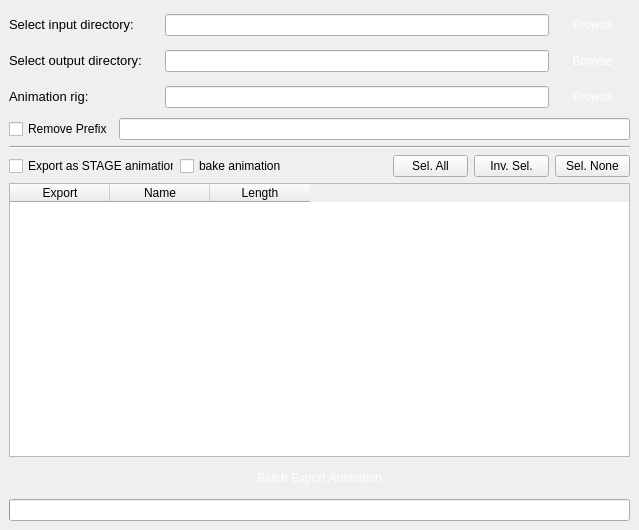
    <widget class="QWidget" name="animBatchTab">
     <attribute name="title">
      <string>AnimBatch</string>
     </attribute>
     <widget class="QWidget" name="layoutWidget">
      <property name="geometry">
       <rect>
        <x>9</x>
        <y>10</y>
        <width>621</width>
        <height>511</height>
       </rect>
      </property>
      <layout class="QVBoxLayout" name="verticalLayout">
       <property name="sizeConstraint">
        <enum>QLayout::SetDefaultConstraint</enum>
       </property>
       <item>
        <layout class="QVBoxLayout" name="animBatchVerticalLayout">
         <item>
          <layout class="QVBoxLayout" name="inOutRigVerticalLayout">
           <item>
            <layout class="QHBoxLayout" name="inDirHorizontalLayout">
             <item>
              <widget class="QLabel" name="inDirLabel">
               <property name="sizePolicy">
                <sizepolicy hsizetype="Fixed" vsizetype="Preferred">
                 <horstretch>0</horstretch>
                 <verstretch>0</verstretch>
                </sizepolicy>
               </property>
               <property name="minimumSize">
                <size>
                 <width>150</width>
                 <height>0</height>
                </size>
               </property>
               <property name="toolTip">
                <string>&lt;html&gt;&lt;head/&gt;&lt;body&gt;&lt;p&gt;The final path will be: &amp;lt;Output Base Path&amp;gt;/&amp;lt;Scene Name&amp;gt;/&lt;/p&gt;&lt;/body&gt;&lt;/html&gt;</string>
               </property>
               <property name="text">
                <string>&lt;html&gt;&lt;head/&gt;&lt;body&gt;&lt;p&gt;&lt;span style=&quot; font-size:10pt;&quot;&gt;Select input directory:&lt;/span&gt;&lt;/p&gt;&lt;/body&gt;&lt;/html&gt;</string>
               </property>
              </widget>
             </item>
             <item>
              <widget class="QLineEdit" name="inDirLineEdit"/>
             </item>
             <item>
              <widget class="QPushButton" name="browseInDirPushButton">
               <property name="sizePolicy">
                <sizepolicy hsizetype="Fixed" vsizetype="Fixed">
                 <horstretch>0</horstretch>
                 <verstretch>0</verstretch>
                </sizepolicy>
               </property>
               <property name="minimumSize">
                <size>
                 <width>75</width>
                 <height>30</height>
                </size>
               </property>
               <property name="styleSheet">
                <string notr="true">    QPushButton{
                                    color: white;
                                    border-radius: 4px;
                                    min-height: 30px;
                                    background-color: qlineargradient(x1: 0, y1: 0, x2: 0, y2: 1,
                                      stop: 0 #103050, stop: 1 #0d5ca6);
                                   }
    QPushButton:hover {
                                    color: white;
                                    background-color: qlineargradient(x1: 0, y1: 0, x2: 0, y2: 1,
                                      stop: 0 #13385d, stop: 1 #2570bb);
                                   }                                     
    QPushButton:pressed {
                                    color: white;
                                    background-color: qlineargradient(x1: 0, y1: 0, x2: 0, y2: 1,
                                      stop: 0 #0d5ca6, stop: 1 #2198c0);
                                   }  
    QPushButton:disabled{
                                    color: gray;
                                    background-color: qlineargradient(x1: 0, y1: 0, x2: 0, y2: 1,
                                      stop: 0 #616161, stop: 1 #292929);
                                   }</string>
               </property>
               <property name="text">
                <string>Browse</string>
               </property>
              </widget>
             </item>
            </layout>
           </item>
           <item>
            <layout class="QHBoxLayout" name="outDirHorizontalLayout">
             <item>
              <widget class="QLabel" name="outDirLabel">
               <property name="sizePolicy">
                <sizepolicy hsizetype="Fixed" vsizetype="Preferred">
                 <horstretch>0</horstretch>
                 <verstretch>0</verstretch>
                </sizepolicy>
               </property>
               <property name="minimumSize">
                <size>
                 <width>150</width>
                 <height>0</height>
                </size>
               </property>
               <property name="toolTip">
                <string>&lt;html&gt;&lt;head/&gt;&lt;body&gt;&lt;p&gt;The final path will be: &amp;lt;Output Base Path&amp;gt;/&amp;lt;Scene Name&amp;gt;/&lt;/p&gt;&lt;/body&gt;&lt;/html&gt;</string>
               </property>
               <property name="text">
                <string>&lt;!DOCTYPE HTML PUBLIC &quot;-//W3C//DTD HTML 4.0//EN&quot; &quot;http://www.w3.org/TR/REC-html40/strict.dtd&quot;&gt;
&lt;html&gt;&lt;head&gt;&lt;meta name=&quot;qrichtext&quot; content=&quot;1&quot; /&gt;&lt;style type=&quot;text/css&quot;&gt;
p, li { white-space: pre-wrap; }
&lt;/style&gt;&lt;/head&gt;&lt;body style=&quot; font-family:'MS Shell Dlg 2'; font-size:8.25pt; font-weight:400; font-style:normal;&quot;&gt;
&lt;p style=&quot; margin-top:0px; margin-bottom:0px; margin-left:0px; margin-right:0px; -qt-block-indent:0; text-indent:0px;&quot;&gt;&lt;span style=&quot; font-size:10pt;&quot;&gt;Select output directory:&lt;/span&gt;&lt;/p&gt;&lt;/body&gt;&lt;/html&gt;</string>
               </property>
              </widget>
             </item>
             <item>
              <widget class="QLineEdit" name="outDirLineEdit"/>
             </item>
             <item>
              <widget class="QPushButton" name="browseOutDirPushButton">
               <property name="sizePolicy">
                <sizepolicy hsizetype="Fixed" vsizetype="Fixed">
                 <horstretch>0</horstretch>
                 <verstretch>0</verstretch>
                </sizepolicy>
               </property>
               <property name="minimumSize">
                <size>
                 <width>75</width>
                 <height>30</height>
                </size>
               </property>
               <property name="styleSheet">
                <string notr="true">    QPushButton{
                                    color: white;
                                    border-radius: 4px;
                                    min-height: 30px;
                                    background-color: qlineargradient(x1: 0, y1: 0, x2: 0, y2: 1,
                                      stop: 0 #103050, stop: 1 #0d5ca6);
                                   }
    QPushButton:hover {
                                    color: white;
                                    background-color: qlineargradient(x1: 0, y1: 0, x2: 0, y2: 1,
                                      stop: 0 #13385d, stop: 1 #2570bb);
                                   }                                     
    QPushButton:pressed {
                                    color: white;
                                    background-color: qlineargradient(x1: 0, y1: 0, x2: 0, y2: 1,
                                      stop: 0 #0d5ca6, stop: 1 #2198c0);
                                   }  
    QPushButton:disabled{
                                    color: gray;
                                    background-color: qlineargradient(x1: 0, y1: 0, x2: 0, y2: 1,
                                      stop: 0 #616161, stop: 1 #292929);
                                   }</string>
               </property>
               <property name="text">
                <string>Browse</string>
               </property>
              </widget>
             </item>
            </layout>
           </item>
           <item>
            <layout class="QHBoxLayout" name="rigHorizontalLayout">
             <item>
              <widget class="QLabel" name="rigLabel">
               <property name="sizePolicy">
                <sizepolicy hsizetype="Fixed" vsizetype="Preferred">
                 <horstretch>0</horstretch>
                 <verstretch>0</verstretch>
                </sizepolicy>
               </property>
               <property name="minimumSize">
                <size>
                 <width>150</width>
                 <height>0</height>
                </size>
               </property>
               <property name="toolTip">
                <string>&lt;html&gt;&lt;head/&gt;&lt;body&gt;&lt;p&gt;The final path will be: &amp;lt;Output Base Path&amp;gt;/&amp;lt;Scene Name&amp;gt;/&lt;/p&gt;&lt;/body&gt;&lt;/html&gt;</string>
               </property>
               <property name="text">
                <string>&lt;!DOCTYPE HTML PUBLIC &quot;-//W3C//DTD HTML 4.0//EN&quot; &quot;http://www.w3.org/TR/REC-html40/strict.dtd&quot;&gt;
&lt;html&gt;&lt;head&gt;&lt;meta name=&quot;qrichtext&quot; content=&quot;1&quot; /&gt;&lt;style type=&quot;text/css&quot;&gt;
p, li { white-space: pre-wrap; }
&lt;/style&gt;&lt;/head&gt;&lt;body style=&quot; font-family:'MS Shell Dlg 2'; font-size:8.25pt; font-weight:400; font-style:normal;&quot;&gt;
&lt;p style=&quot; margin-top:0px; margin-bottom:0px; margin-left:0px; margin-right:0px; -qt-block-indent:0; text-indent:0px;&quot;&gt;&lt;span style=&quot; font-size:10pt;&quot;&gt;Animation rig:&lt;/span&gt;&lt;/p&gt;&lt;/body&gt;&lt;/html&gt;</string>
               </property>
              </widget>
             </item>
             <item>
              <widget class="QLineEdit" name="rigLineEdit"/>
             </item>
             <item>
              <widget class="QPushButton" name="browseRigPushButton">
               <property name="sizePolicy">
                <sizepolicy hsizetype="Fixed" vsizetype="Fixed">
                 <horstretch>0</horstretch>
                 <verstretch>0</verstretch>
                </sizepolicy>
               </property>
               <property name="minimumSize">
                <size>
                 <width>75</width>
                 <height>30</height>
                </size>
               </property>
               <property name="styleSheet">
                <string notr="true">    QPushButton{
                                    color: white;
                                    border-radius: 4px;
                                    min-height: 30px;
                                    background-color: qlineargradient(x1: 0, y1: 0, x2: 0, y2: 1,
                                      stop: 0 #103050, stop: 1 #0d5ca6);
                                   }
    QPushButton:hover {
                                    color: white;
                                    background-color: qlineargradient(x1: 0, y1: 0, x2: 0, y2: 1,
                                      stop: 0 #13385d, stop: 1 #2570bb);
                                   }                                     
    QPushButton:pressed {
                                    color: white;
                                    background-color: qlineargradient(x1: 0, y1: 0, x2: 0, y2: 1,
                                      stop: 0 #0d5ca6, stop: 1 #2198c0);
                                   }  
    QPushButton:disabled{
                                    color: gray;
                                    background-color: qlineargradient(x1: 0, y1: 0, x2: 0, y2: 1,
                                      stop: 0 #616161, stop: 1 #292929);
                                   }</string>
               </property>
               <property name="text">
                <string>Browse</string>
               </property>
              </widget>
             </item>
            </layout>
           </item>
           <item>
            <layout class="QHBoxLayout" name="renameHorizontalLayout">
             <item>
              <widget class="QCheckBox" name="remPrefixCheckBox">
               <property name="text">
                <string>Remove Prefix</string>
               </property>
              </widget>
             </item>
             <item>
              <widget class="QLineEdit" name="searchLineEdit"/>
             </item>
            </layout>
           </item>
          </layout>
         </item>
         <item>
          <layout class="QVBoxLayout" name="filesVerticalLayout">
           <item>
            <widget class="Line" name="filesSeparatorLine">
             <property name="orientation">
              <enum>Qt::Horizontal</enum>
             </property>
            </widget>
           </item>
           <item>
            <layout class="QHBoxLayout" name="filesBtnsHorizontalLayout">
             <item>
              <layout class="QHBoxLayout" name="filesStageHorizontalLayout">
               <item>
                <widget class="QCheckBox" name="stageAnimExportCheckBox">
                 <property name="text">
                  <string>Export as STAGE animation</string>
                 </property>
                </widget>
               </item>
               <item>
                <widget class="QCheckBox" name="bakeAnimExportCheckBox">
                 <property name="text">
                  <string>bake animation</string>
                 </property>
                </widget>
               </item>
               <item>
                <spacer name="filesStageHorizontalSpacer">
                 <property name="orientation">
                  <enum>Qt::Horizontal</enum>
                 </property>
                 <property name="sizeType">
                  <enum>QSizePolicy::Fixed</enum>
                 </property>
                 <property name="sizeHint" stdset="0">
                  <size>
                   <width>100</width>
                   <height>20</height>
                  </size>
                 </property>
                </spacer>
               </item>
              </layout>
             </item>
             <item>
              <layout class="QHBoxLayout" name="filesSelhorizontalLayout">
               <item>
                <widget class="QPushButton" name="filesSelectAllPushButton">
                 <property name="sizePolicy">
                  <sizepolicy hsizetype="Fixed" vsizetype="Fixed">
                   <horstretch>0</horstretch>
                   <verstretch>0</verstretch>
                  </sizepolicy>
                 </property>
                 <property name="minimumSize">
                  <size>
                   <width>75</width>
                   <height>0</height>
                  </size>
                 </property>
                 <property name="styleSheet">
                  <string notr="true"/>
                 </property>
                 <property name="text">
                  <string>Sel. All</string>
                 </property>
                </widget>
               </item>
               <item>
                <widget class="QPushButton" name="filesInvSelectionPushButton">
                 <property name="sizePolicy">
                  <sizepolicy hsizetype="Fixed" vsizetype="Fixed">
                   <horstretch>0</horstretch>
                   <verstretch>0</verstretch>
                  </sizepolicy>
                 </property>
                 <property name="minimumSize">
                  <size>
                   <width>75</width>
                   <height>0</height>
                  </size>
                 </property>
                 <property name="styleSheet">
                  <string notr="true"/>
                 </property>
                 <property name="text">
                  <string>Inv. Sel.</string>
                 </property>
                </widget>
               </item>
               <item>
                <widget class="QPushButton" name="filesDeselectPushButton">
                 <property name="sizePolicy">
                  <sizepolicy hsizetype="Fixed" vsizetype="Fixed">
                   <horstretch>0</horstretch>
                   <verstretch>0</verstretch>
                  </sizepolicy>
                 </property>
                 <property name="minimumSize">
                  <size>
                   <width>75</width>
                   <height>0</height>
                  </size>
                 </property>
                 <property name="styleSheet">
                  <string notr="true"/>
                 </property>
                 <property name="text">
                  <string>Sel. None</string>
                 </property>
                </widget>
               </item>
              </layout>
             </item>
            </layout>
           </item>
           <item>
            <widget class="QTableWidget" name="tblBatchAnimations">
             <column>
              <property name="text">
               <string>Export</string>
              </property>
             </column>
             <column>
              <property name="text">
               <string>Name</string>
              </property>
             </column>
             <column>
              <property name="text">
               <string>Length</string>
              </property>
             </column>
            </widget>
           </item>
          </layout>
         </item>
         <item>
          <widget class="QPushButton" name="batchExportAnimPushButton">
           <property name="minimumSize">
            <size>
             <width>0</width>
             <height>30</height>
            </size>
           </property>
           <property name="styleSheet">
            <string notr="true">    QPushButton{
                                    color: white;
                                    border-radius: 4px;
                                    min-height: 30px;
                                    background-color: qlineargradient(x1: 0, y1: 0, x2: 0, y2: 1,
                                      stop: 0 #103050, stop: 1 #0d5ca6);
                                   }
    QPushButton:hover {
                                    color: white;
                                    background-color: qlineargradient(x1: 0, y1: 0, x2: 0, y2: 1,
                                      stop: 0 #13385d, stop: 1 #2570bb);
                                   }                                     
    QPushButton:pressed {
                                    color: white;
                                    background-color: qlineargradient(x1: 0, y1: 0, x2: 0, y2: 1,
                                      stop: 0 #0d5ca6, stop: 1 #2198c0);
                                   }  
    QPushButton:disabled{
                                    color: gray;
                                    background-color: qlineargradient(x1: 0, y1: 0, x2: 0, y2: 1,
                                      stop: 0 #616161, stop: 1 #292929);
                                   }</string>
           </property>
           <property name="text">
            <string>Batch Export Animation</string>
           </property>
          </widget>
         </item>
        </layout>
       </item>
       <item>
        <layout class="QHBoxLayout" name="progBarHorizontalLayout">
         <item>
          <widget class="QProgressBar" name="batcherProgressBar">
           <property name="enabled">
            <bool>true</bool>
           </property>
           <property name="value">
            <number>0</number>
           </property>
           <property name="textVisible">
            <bool>false</bool>
           </property>
          </widget>
         </item>
         <item>
          <spacer name="horizontalSpacer">
           <property name="orientation">
            <enum>Qt::Horizontal</enum>
           </property>
           <property name="sizeType">
            <enum>QSizePolicy::Fixed</enum>
           </property>
           <property name="sizeHint" stdset="0">
            <size>
             <width>0</width>
             <height>20</height>
            </size>
           </property>
          </spacer>
         </item>
        </layout>
       </item>
      </layout>
     </widget>
    </widget>
